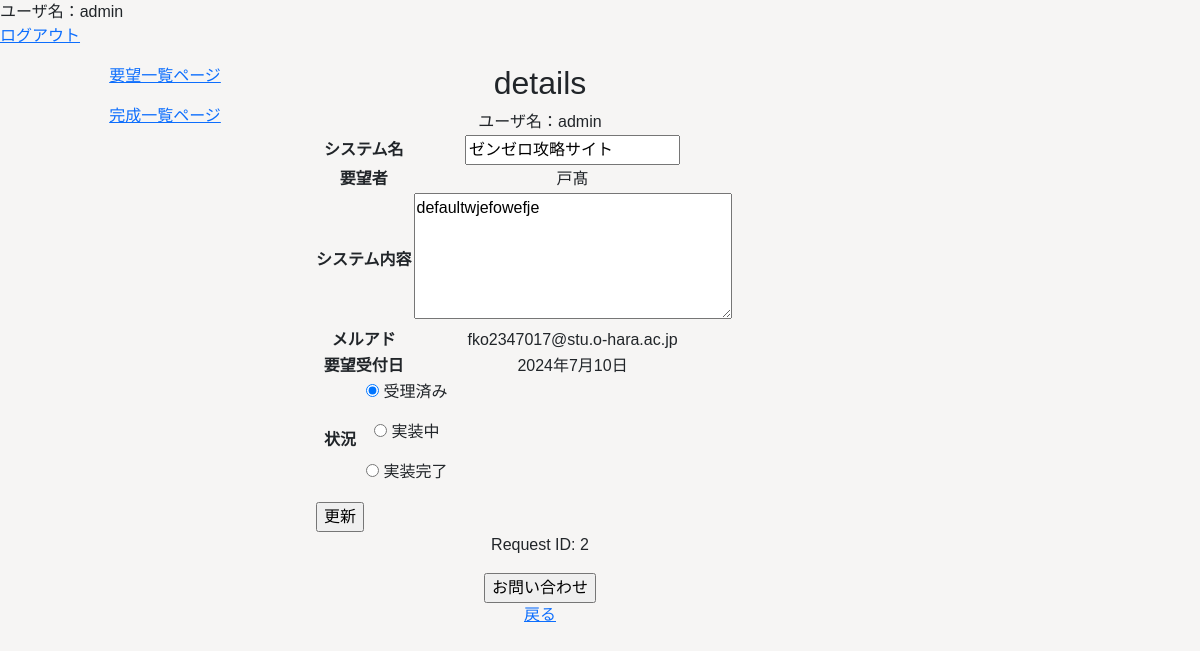
/detail/2 (signed in), run on an earlier commit of the app's database.
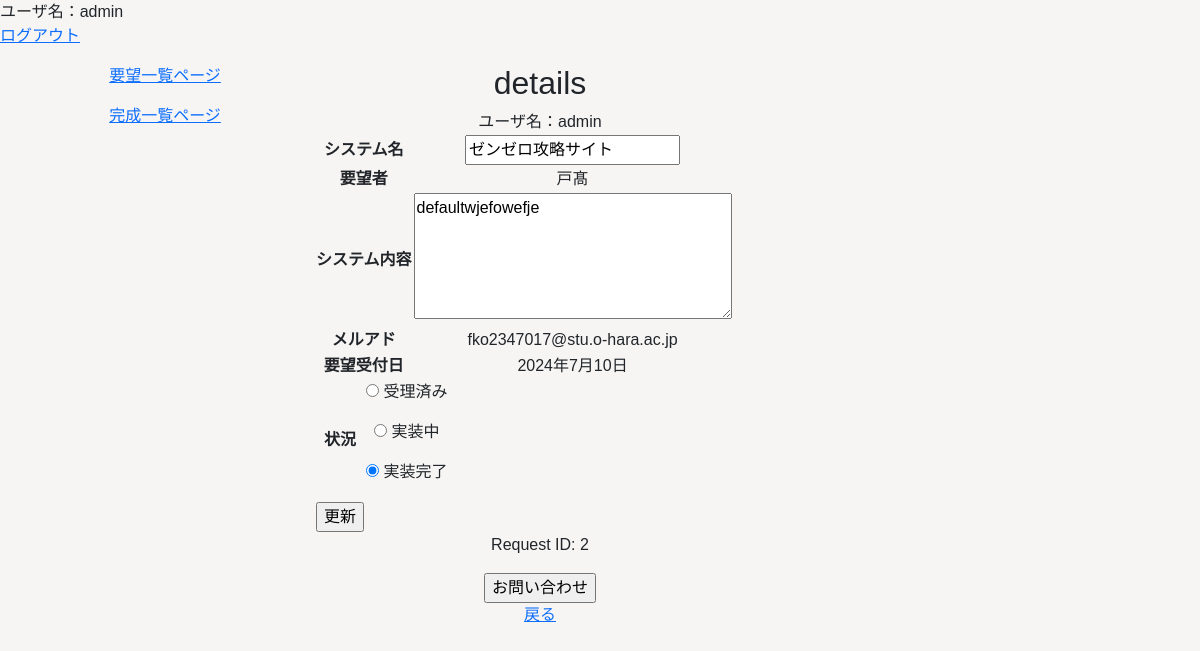
And on a later commit of the database.
### User/models.py (models this page shows)
class CustomUser(AbstractUser):
    pass

### Management/models.py (models this page shows, shortened)
class Request(models.Model):
    request_id = models.AutoField(primary_key=True)
    name = models.CharField(max_length=100, null=False, blank=False)
    system_name = models.CharField(max_length=100, null=False, blank=False, default='default')
    system_overview = models.CharField(max_length=1000, null=False, blank=False, default='default')
    mail = models.EmailField(max_length=100, null=False, blank=False)
    date = models.DateField(auto_now_add=True, null=False, blank=False)
    status = models.IntegerField(default=0)

### Management/views.py (the view)
# urls.py: path("detail/<int:id>",views.detail, name="detail"),
@login_required
def detail(request,id):
    template = loader.get_template("Management/detail.html")
    data = Request.objects.get(request_id=id)
    context = {
        "data":data,
        "user":request.user,
    }
    return HttpResponse(template.render(context, request))

### Management/templates/Management/detail.html (shortened to what this page needs)
{% extends 'Management/base.html' %}
{% block contents %}
<body>
    <h2>details</h2>
    <div>
        ユーザ名：{{ user }}
    </div>
    <div>
        <form method="post" action="{% url 'Management:detail_update' data.request_id %}">
        <table>
            <tr>
                <th>
                    システム名
                </th>
                <td>
                    <input name="system_name" type="text" value="{{data.system_name}}">
                </td>
            </tr>
            <tr>
                <th>
                    要望者
                </th>
                <td>
                    {{data.name}}
                </td>
            </tr>
            <tr>
                <th>
                    システム内容
                </th>
                <td>
                    <textarea name="system_overview" cols="32" rows="5">{{data.system_overview}}</textarea>
                </td>
            </tr>
            <tr>
                <th>
                    メルアド
                </th>
                <td>
                    {{data.mail}}
                </td>
            </tr>
            <tr>
                <th>
                    要望受付日
                </th>
                <td>
                    {{data.date}}
                </td>
            </tr>
            <table>
            <tr>
                <th>
                    状況
                </th>
                <td>
                    <p><input type="radio" id="zero" name="status" value="0" {% if data.status == 0 %}checked{%endif%} />
                    <label for="zero">受理済み</label></p>
                    <p><input type="radio" id="one" name="status" value="1"  {% if data.status == 1 %}checked{%endif%} />
                    <label for="one">実装中</label></p>
                    <p><input type="radio" id="two" name="status" value="2"  {% if data.status == 2 %}checked{%endif%} />
                    <label for="two">実装完了</label></p>
                </td>
            </tr>
            <tr>
                <td><input type="submit" value="更新"></td>
            </tr>
            </table>
        </table>
        </form>
            <form  method="post" action="{% url 'inquiry:index' data.request_id %}">
                <p>Request ID: {{ data.request_id }}</p>
                <tr>
                    <th>
                        <input type="submit" value="お問い合わせ">
                    </th>
                </tr>
            </form>
        <a href="/">戻る</a>
    </div>
</body>
{% endblock %}

### Management/templates/Management/base.html (shortened to what this page needs)
<!DOCTYPE html>
<html lang="ja">
<head>
    {% load static %}
    <link href="https://cdn.jsdelivr.net/npm/bootstrap@5.3.0/dist/css/bootstrap.min.css" rel="stylesheet">
    <link rel="stylesheet" type="text/css" href="{% static 'css/style.css' %}">
</head>
<body>
    <nav>
        ユーザ名：{{ user }}
        <p><a href="/signout">ログアウト</a></p>
    </nav>
    <article>
        <div class="side">
            <p><a href="/">要望一覧ページ</a></p>
            <p><a href="/portfolio">完成一覧ページ</a></p>
        </div>
        <div class="content">
            {% block contents %}
            {% endblock %}
        </div>
    </article>
</body>
</html>

### static/css/style.css (style rules this page uses)
body { font-family:'Noto Sans JP',sans-serif; background-color:#f6f5f4; }
.side { width:300px; height:500px; text-align:center; margin-left:15px; }
.content { width:450px; height:300px; text-align:center; }
article { display:flex; }

What changed in the data, as far as the page shows it:
changed Request "戸髙": status "☑ 受理済み" → "☐ 受理済み"; status "☐ 実装完了" → "☑ 実装完了"
